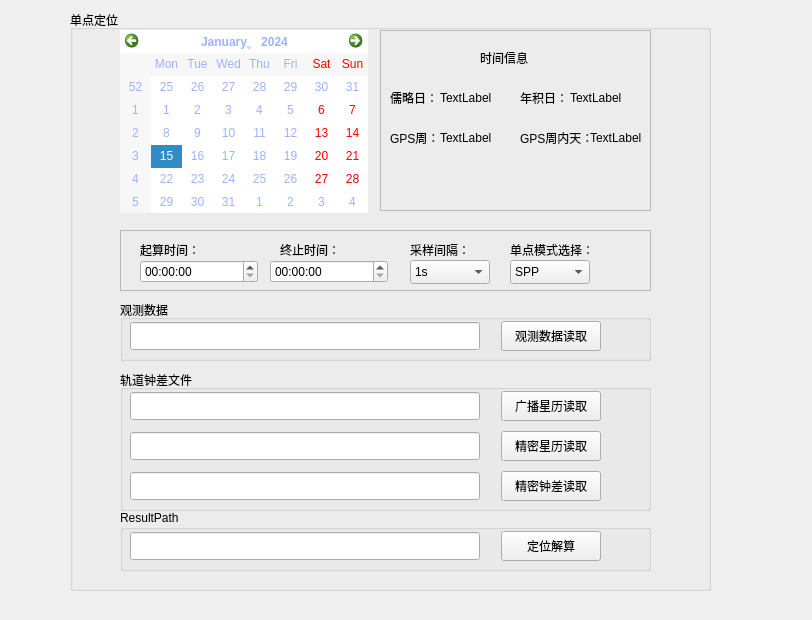
<?xml version="1.0" encoding="UTF-8"?>
<ui version="4.0">
 <class>PointPOS</class>
 <widget class="QWidget" name="PointPOS">
  <property name="geometry">
   <rect>
    <x>0</x>
    <y>0</y>
    <width>812</width>
    <height>620</height>
   </rect>
  </property>
  <property name="windowTitle">
   <string>Form</string>
  </property>
  <widget class="QGroupBox" name="groupBox">
   <property name="geometry">
    <rect>
     <x>70</x>
     <y>10</y>
     <width>641</width>
     <height>581</height>
    </rect>
   </property>
   <property name="title">
    <string>单点定位</string>
   </property>
   <widget class="QCalendarWidget" name="calendarWidget">
    <property name="geometry">
     <rect>
      <x>50</x>
      <y>20</y>
      <width>248</width>
      <height>183</height>
     </rect>
    </property>
    <property name="styleSheet">
     <string notr="true">background-color: rgb(255, 255, 255);
color: rgb(157, 178, 255);</string>
    </property>
   </widget>
   <widget class="QFrame" name="frame">
    <property name="geometry">
     <rect>
      <x>310</x>
      <y>20</y>
      <width>271</width>
      <height>181</height>
     </rect>
    </property>
    <property name="frameShape">
     <enum>QFrame::Shape::StyledPanel</enum>
    </property>
    <property name="frameShadow">
     <enum>QFrame::Shadow::Raised</enum>
    </property>
    <widget class="QLabel" name="Julian">
     <property name="geometry">
      <rect>
       <x>10</x>
       <y>60</y>
       <width>54</width>
       <height>16</height>
      </rect>
     </property>
     <property name="styleSheet">
      <string notr="true">font: 700 10pt &quot;Microsoft YaHei UI&quot;;</string>
     </property>
     <property name="text">
      <string>儒略日：</string>
     </property>
    </widget>
    <widget class="QLabel" name="Dayofyear">
     <property name="geometry">
      <rect>
       <x>140</x>
       <y>60</y>
       <width>54</width>
       <height>16</height>
      </rect>
     </property>
     <property name="styleSheet">
      <string notr="true">font: 700 10pt &quot;Microsoft YaHei UI&quot;;</string>
     </property>
     <property name="text">
      <string>年积日：</string>
     </property>
    </widget>
    <widget class="QLabel" name="GPSWeek">
     <property name="geometry">
      <rect>
       <x>10</x>
       <y>100</y>
       <width>54</width>
       <height>16</height>
      </rect>
     </property>
     <property name="styleSheet">
      <string notr="true">font: 700 10pt &quot;Microsoft YaHei UI&quot;;</string>
     </property>
     <property name="text">
      <string>GPS周：</string>
     </property>
    </widget>
    <widget class="QLabel" name="GPSWeekDay">
     <property name="geometry">
      <rect>
       <x>140</x>
       <y>100</y>
       <width>71</width>
       <height>16</height>
      </rect>
     </property>
     <property name="styleSheet">
      <string notr="true">font: 700 10pt &quot;Microsoft YaHei UI&quot;;</string>
     </property>
     <property name="text">
      <string>GPS周内天：</string>
     </property>
    </widget>
    <widget class="QLabel" name="Juliantext">
     <property name="geometry">
      <rect>
       <x>60</x>
       <y>60</y>
       <width>71</width>
       <height>16</height>
      </rect>
     </property>
     <property name="text">
      <string>TextLabel</string>
     </property>
    </widget>
    <widget class="QLabel" name="daytext">
     <property name="geometry">
      <rect>
       <x>190</x>
       <y>60</y>
       <width>54</width>
       <height>16</height>
      </rect>
     </property>
     <property name="text">
      <string>TextLabel</string>
     </property>
    </widget>
    <widget class="QLabel" name="GPSWeektext">
     <property name="geometry">
      <rect>
       <x>60</x>
       <y>100</y>
       <width>54</width>
       <height>16</height>
      </rect>
     </property>
     <property name="text">
      <string>TextLabel</string>
     </property>
    </widget>
    <widget class="QLabel" name="GPSDaytext">
     <property name="geometry">
      <rect>
       <x>210</x>
       <y>100</y>
       <width>54</width>
       <height>16</height>
      </rect>
     </property>
     <property name="text">
      <string>TextLabel</string>
     </property>
    </widget>
    <widget class="QLabel" name="label_9">
     <property name="geometry">
      <rect>
       <x>100</x>
       <y>20</y>
       <width>54</width>
       <height>16</height>
      </rect>
     </property>
     <property name="text">
      <string>时间信息</string>
     </property>
    </widget>
   </widget>
   <widget class="QFrame" name="frame_2">
    <property name="geometry">
     <rect>
      <x>50</x>
      <y>220</y>
      <width>531</width>
      <height>61</height>
     </rect>
    </property>
    <property name="frameShape">
     <enum>QFrame::Shape::StyledPanel</enum>
    </property>
    <property name="frameShadow">
     <enum>QFrame::Shadow::Raised</enum>
    </property>
    <widget class="QTimeEdit" name="timeEdit">
     <property name="geometry">
      <rect>
       <x>20</x>
       <y>30</y>
       <width>118</width>
       <height>23</height>
      </rect>
     </property>
    </widget>
    <widget class="QLabel" name="label">
     <property name="geometry">
      <rect>
       <x>20</x>
       <y>10</y>
       <width>61</width>
       <height>20</height>
      </rect>
     </property>
     <property name="styleSheet">
      <string notr="true">font: 700 10pt &quot;Arial&quot;;</string>
     </property>
     <property name="text">
      <string>起算时间：</string>
     </property>
    </widget>
    <widget class="QLabel" name="label_2">
     <property name="geometry">
      <rect>
       <x>160</x>
       <y>10</y>
       <width>61</width>
       <height>20</height>
      </rect>
     </property>
     <property name="styleSheet">
      <string notr="true">font: 700 10pt &quot;Arial&quot;;</string>
     </property>
     <property name="text">
      <string>终止时间：</string>
     </property>
    </widget>
    <widget class="QTimeEdit" name="timeEdit_2">
     <property name="geometry">
      <rect>
       <x>150</x>
       <y>30</y>
       <width>118</width>
       <height>23</height>
      </rect>
     </property>
    </widget>
    <widget class="QLabel" name="label_3">
     <property name="geometry">
      <rect>
       <x>290</x>
       <y>10</y>
       <width>61</width>
       <height>20</height>
      </rect>
     </property>
     <property name="styleSheet">
      <string notr="true">font: 700 10pt &quot;Arial&quot;;</string>
     </property>
     <property name="text">
      <string>采样间隔：</string>
     </property>
    </widget>
    <widget class="QComboBox" name="Internal">
     <property name="geometry">
      <rect>
       <x>290</x>
       <y>30</y>
       <width>80</width>
       <height>24</height>
      </rect>
     </property>
     <item>
      <property name="text">
       <string>1s</string>
      </property>
     </item>
     <item>
      <property name="text">
       <string>10s</string>
      </property>
     </item>
     <item>
      <property name="text">
       <string>30s</string>
      </property>
     </item>
    </widget>
    <widget class="QComboBox" name="modern">
     <property name="geometry">
      <rect>
       <x>390</x>
       <y>30</y>
       <width>80</width>
       <height>24</height>
      </rect>
     </property>
     <item>
      <property name="text">
       <string>SPP</string>
      </property>
     </item>
     <item>
      <property name="text">
       <string>PPP-Static</string>
      </property>
     </item>
     <item>
      <property name="text">
       <string>PPP-Kinematic</string>
      </property>
     </item>
    </widget>
    <widget class="QLabel" name="label_4">
     <property name="geometry">
      <rect>
       <x>390</x>
       <y>10</y>
       <width>101</width>
       <height>20</height>
      </rect>
     </property>
     <property name="styleSheet">
      <string notr="true">font: 700 10pt &quot;Arial&quot;;</string>
     </property>
     <property name="text">
      <string>单点模式选择：</string>
     </property>
    </widget>
   </widget>
   <widget class="QGroupBox" name="groupBox_2">
    <property name="geometry">
     <rect>
      <x>50</x>
      <y>290</y>
      <width>531</width>
      <height>61</height>
     </rect>
    </property>
    <property name="title">
     <string>观测数据</string>
    </property>
    <widget class="QWidget" name="layoutWidget">
     <property name="geometry">
      <rect>
       <x>10</x>
       <y>20</y>
       <width>471</width>
       <height>32</height>
      </rect>
     </property>
     <layout class="QHBoxLayout" name="horizontalLayout">
      <item>
       <widget class="QLineEdit" name="obspath">
        <property name="enabled">
         <bool>true</bool>
        </property>
        <property name="sizePolicy">
         <sizepolicy hsizetype="Minimum" vsizetype="Fixed">
          <horstretch>0</horstretch>
          <verstretch>0</verstretch>
         </sizepolicy>
        </property>
        <property name="minimumSize">
         <size>
          <width>350</width>
          <height>28</height>
         </size>
        </property>
       </widget>
      </item>
      <item>
       <spacer name="horizontalSpacer">
        <property name="orientation">
         <enum>Qt::Orientation::Horizontal</enum>
        </property>
        <property name="sizeHint" stdset="0">
         <size>
          <width>40</width>
          <height>20</height>
         </size>
        </property>
       </spacer>
      </item>
      <item>
       <widget class="QPushButton" name="readobsfile">
        <property name="sizePolicy">
         <sizepolicy hsizetype="Fixed" vsizetype="Fixed">
          <horstretch>0</horstretch>
          <verstretch>0</verstretch>
         </sizepolicy>
        </property>
        <property name="minimumSize">
         <size>
          <width>100</width>
          <height>30</height>
         </size>
        </property>
        <property name="text">
         <string>观测数据读取</string>
        </property>
       </widget>
      </item>
     </layout>
    </widget>
   </widget>
   <widget class="QGroupBox" name="groupBox_3">
    <property name="geometry">
     <rect>
      <x>50</x>
      <y>360</y>
      <width>531</width>
      <height>141</height>
     </rect>
    </property>
    <property name="title">
     <string>轨道钟差文件</string>
    </property>
    <widget class="QWidget" name="layoutWidget">
     <property name="geometry">
      <rect>
       <x>10</x>
       <y>20</y>
       <width>471</width>
       <height>32</height>
      </rect>
     </property>
     <layout class="QHBoxLayout" name="horizontalLayout_2">
      <item>
       <widget class="QLineEdit" name="brdcpath">
        <property name="enabled">
         <bool>true</bool>
        </property>
        <property name="sizePolicy">
         <sizepolicy hsizetype="Minimum" vsizetype="Fixed">
          <horstretch>0</horstretch>
          <verstretch>0</verstretch>
         </sizepolicy>
        </property>
        <property name="minimumSize">
         <size>
          <width>350</width>
          <height>28</height>
         </size>
        </property>
       </widget>
      </item>
      <item>
       <spacer name="horizontalSpacer_2">
        <property name="orientation">
         <enum>Qt::Orientation::Horizontal</enum>
        </property>
        <property name="sizeHint" stdset="0">
         <size>
          <width>40</width>
          <height>20</height>
         </size>
        </property>
       </spacer>
      </item>
      <item>
       <widget class="QPushButton" name="readrnxfile">
        <property name="sizePolicy">
         <sizepolicy hsizetype="Fixed" vsizetype="Fixed">
          <horstretch>0</horstretch>
          <verstretch>0</verstretch>
         </sizepolicy>
        </property>
        <property name="minimumSize">
         <size>
          <width>100</width>
          <height>30</height>
         </size>
        </property>
        <property name="text">
         <string>广播星历读取</string>
        </property>
       </widget>
      </item>
     </layout>
    </widget>
    <widget class="QWidget" name="layoutWidget_2">
     <property name="geometry">
      <rect>
       <x>10</x>
       <y>60</y>
       <width>471</width>
       <height>32</height>
      </rect>
     </property>
     <layout class="QHBoxLayout" name="horizontalLayout_3">
      <item>
       <widget class="QLineEdit" name="sp3path">
        <property name="enabled">
         <bool>true</bool>
        </property>
        <property name="sizePolicy">
         <sizepolicy hsizetype="Minimum" vsizetype="Fixed">
          <horstretch>0</horstretch>
          <verstretch>0</verstretch>
         </sizepolicy>
        </property>
        <property name="minimumSize">
         <size>
          <width>350</width>
          <height>28</height>
         </size>
        </property>
       </widget>
      </item>
      <item>
       <spacer name="horizontalSpacer_3">
        <property name="orientation">
         <enum>Qt::Orientation::Horizontal</enum>
        </property>
        <property name="sizeHint" stdset="0">
         <size>
          <width>40</width>
          <height>20</height>
         </size>
        </property>
       </spacer>
      </item>
      <item>
       <widget class="QPushButton" name="readsp3file">
        <property name="sizePolicy">
         <sizepolicy hsizetype="Fixed" vsizetype="Fixed">
          <horstretch>0</horstretch>
          <verstretch>0</verstretch>
         </sizepolicy>
        </property>
        <property name="minimumSize">
         <size>
          <width>100</width>
          <height>30</height>
         </size>
        </property>
        <property name="text">
         <string>精密星历读取</string>
        </property>
       </widget>
      </item>
     </layout>
    </widget>
    <widget class="QWidget" name="layoutWidget_3">
     <property name="geometry">
      <rect>
       <x>10</x>
       <y>100</y>
       <width>471</width>
       <height>32</height>
      </rect>
     </property>
     <layout class="QHBoxLayout" name="horizontalLayout_4">
      <item>
       <widget class="QLineEdit" name="clkpath">
        <property name="enabled">
         <bool>true</bool>
        </property>
        <property name="sizePolicy">
         <sizepolicy hsizetype="Minimum" vsizetype="Fixed">
          <horstretch>0</horstretch>
          <verstretch>0</verstretch>
         </sizepolicy>
        </property>
        <property name="minimumSize">
         <size>
          <width>350</width>
          <height>28</height>
         </size>
        </property>
       </widget>
      </item>
      <item>
       <spacer name="horizontalSpacer_4">
        <property name="orientation">
         <enum>Qt::Orientation::Horizontal</enum>
        </property>
        <property name="sizeHint" stdset="0">
         <size>
          <width>40</width>
          <height>20</height>
         </size>
        </property>
       </spacer>
      </item>
      <item>
       <widget class="QPushButton" name="readclkfile">
        <property name="sizePolicy">
         <sizepolicy hsizetype="Fixed" vsizetype="Fixed">
          <horstretch>0</horstretch>
          <verstretch>0</verstretch>
         </sizepolicy>
        </property>
        <property name="minimumSize">
         <size>
          <width>100</width>
          <height>30</height>
         </size>
        </property>
        <property name="text">
         <string>精密钟差读取</string>
        </property>
       </widget>
      </item>
     </layout>
    </widget>
   </widget>
   <widget class="QGroupBox" name="groupBox_4">
    <property name="geometry">
     <rect>
      <x>50</x>
      <y>500</y>
      <width>531</width>
      <height>61</height>
     </rect>
    </property>
    <property name="title">
     <string>ResultPath</string>
    </property>
    <widget class="QWidget" name="layoutWidget_4">
     <property name="geometry">
      <rect>
       <x>10</x>
       <y>20</y>
       <width>471</width>
       <height>32</height>
      </rect>
     </property>
     <layout class="QHBoxLayout" name="horizontalLayout_5">
      <item>
       <widget class="QLineEdit" name="result">
        <property name="enabled">
         <bool>true</bool>
        </property>
        <property name="sizePolicy">
         <sizepolicy hsizetype="Minimum" vsizetype="Fixed">
          <horstretch>0</horstretch>
          <verstretch>0</verstretch>
         </sizepolicy>
        </property>
        <property name="minimumSize">
         <size>
          <width>350</width>
          <height>28</height>
         </size>
        </property>
       </widget>
      </item>
      <item>
       <spacer name="horizontalSpacer_5">
        <property name="orientation">
         <enum>Qt::Orientation::Horizontal</enum>
        </property>
        <property name="sizeHint" stdset="0">
         <size>
          <width>40</width>
          <height>20</height>
         </size>
        </property>
       </spacer>
      </item>
      <item>
       <widget class="QPushButton" name="calpos">
        <property name="sizePolicy">
         <sizepolicy hsizetype="Fixed" vsizetype="Fixed">
          <horstretch>0</horstretch>
          <verstretch>0</verstretch>
         </sizepolicy>
        </property>
        <property name="minimumSize">
         <size>
          <width>100</width>
          <height>30</height>
         </size>
        </property>
        <property name="text">
         <string>定位解算</string>
        </property>
       </widget>
      </item>
     </layout>
    </widget>
   </widget>
  </widget>
 </widget>
 <resources/>
 <connections/>
</ui>
